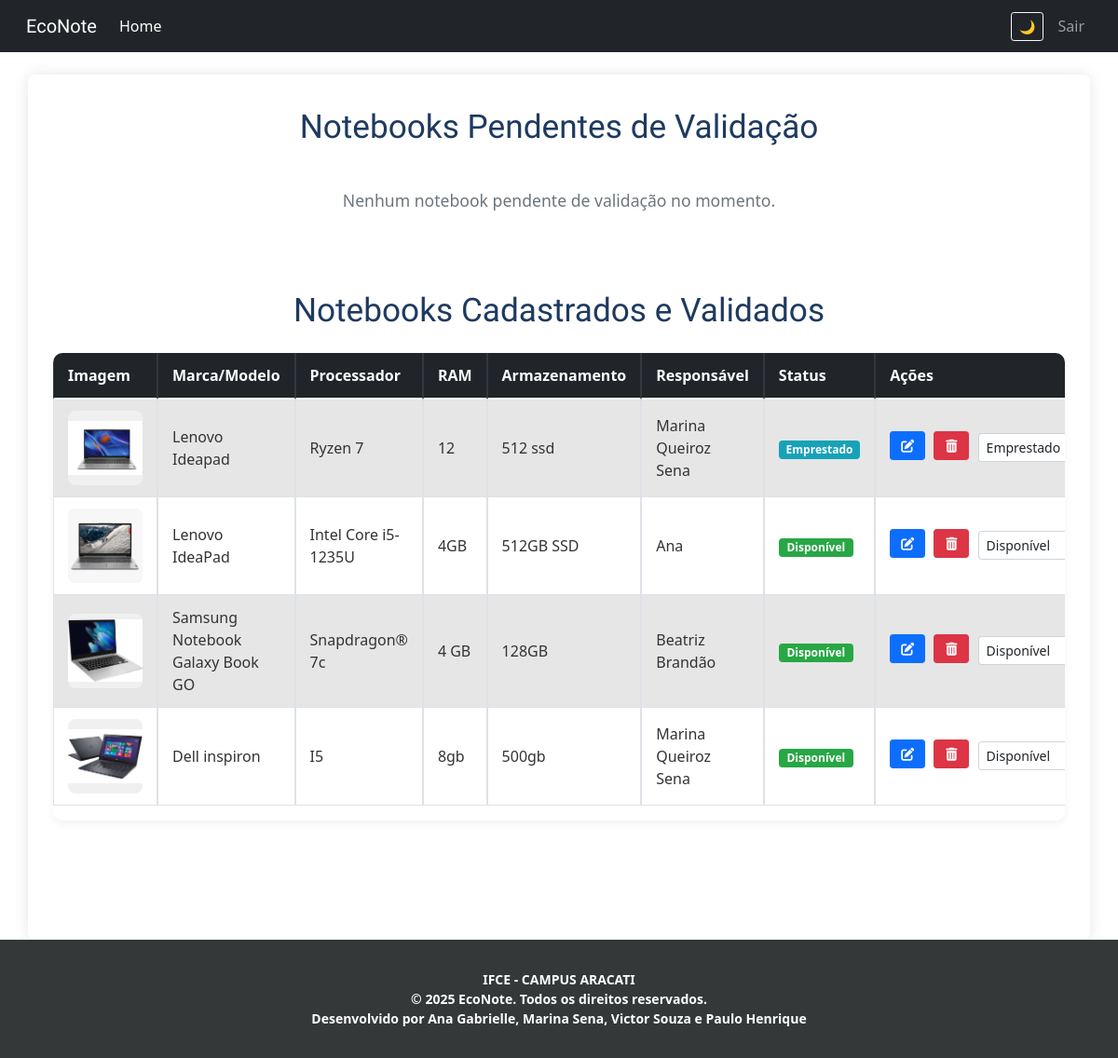
/gerenciar-notebooks/ (signed in), run on an earlier commit of the app's database.
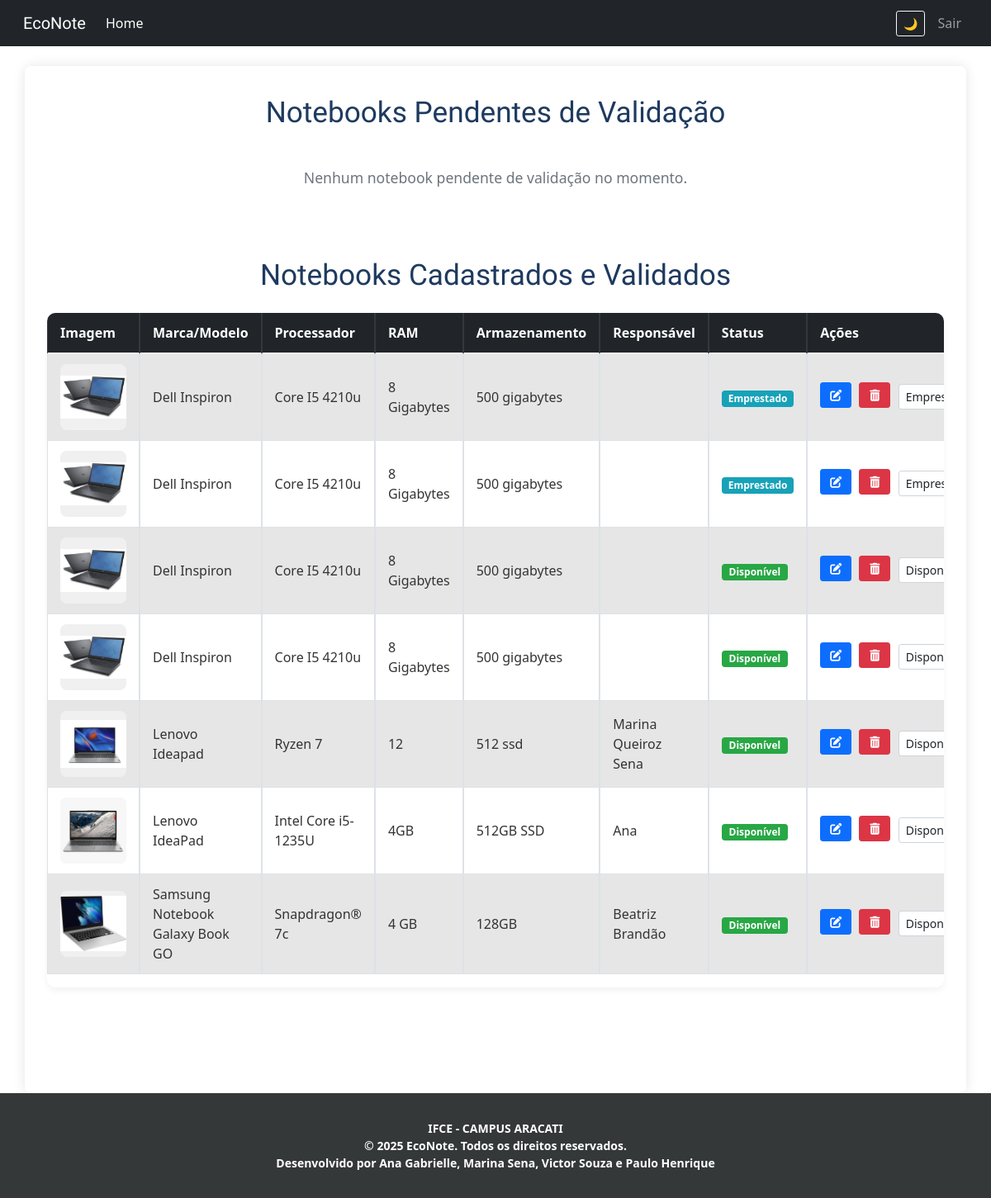
And on a later commit of the database.
### EconoteApp/models.py (models this page shows, shortened)
class Notebook(models.Model):
    STATUS_CHOICES = [
        ('disponivel', 'Disponível'),
        ('emprestado', 'Emprestado'),
        ('manutencao', 'Em manutenção'),
        ('reciclado', 'Reciclado'),
        ('pendente', 'Pendente'),
        ('recebido', 'Recebido'),
    ]
    marca = models.CharField(max_length=100)
    modelo = models.CharField(max_length=100)
    processador = models.CharField(max_length=100, verbose_name="Processador")
    memoria_ram = models.CharField(max_length=50, verbose_name="Memória RAM")
    armazenamento = models.CharField(max_length=50, verbose_name="Armazenamento")
    imagem = models.ImageField(upload_to='notebooks/', null=True, blank=True)
    informacoes_extras = models.TextField(blank=True, null=True, verbose_name="Informações extras")
    usuario = models.ForeignKey(User, on_delete=models.CASCADE, verbose_name="Usuário Doador/Cadastrador")
    data_cadastro = models.DateTimeField(auto_now_add=True, verbose_name="Data de Cadastro")
    data_entrega = models.DateField(verbose_name="Data de entrega para o responsável", null=True, blank=True)
    status = models.CharField(
        max_length=20,
        choices=STATUS_CHOICES,
        default='pendente',
        help_text="Atualize o status conforme o ciclo de uso do notebook."
    )
    validado = models.BooleanField(default=False, help_text="Indica se o notebook foi validado pelo administrador.")
    em_uso = models.BooleanField(default=False, help_text="Indica se o notebook está atualmente em uso.")
    data_reciclagem = models.DateField(
        null=True, blank=True,
        verbose_name="Data da Reciclagem",
        help_text="Data em que o notebook foi marcado como reciclado."
    )
    destino_reciclagem = models.TextField(
        blank=True, null=True,
        verbose_name="Destino/Reaproveitamento da Reciclagem",
        help_text="Detalhes sobre para onde o notebook foi reciclado ou como seus componentes foram reaproveitados."
    )

### EconoteApp/views.py (the view)
# urls.py: path('gerenciar-notebooks/', views.gerenciamento_notebooks_view, name='gerenciamento_notebooks'),
@login_required
@user_passes_test(is_admin)
def gerenciamento_notebooks_view(request):
    all_notebooks = Notebook.objects.all().order_by('-data_cadastro')
    notebooks_pendentes = [nb for nb in all_notebooks if not nb.validado]
    notebooks_validados = [nb for nb in all_notebooks if nb.validado]
    opcoes_status = Notebook.STATUS_CHOICES
    context = {
        'notebooks_pendentes': notebooks_pendentes,
        'notebooks_validados': notebooks_validados,
        'opcoes_status': opcoes_status,
    }
    return render(request, 'projeto/gerenciamento_notebooks.html', context)

### EconoteApp/views.py (called while the page is built)
def is_admin(user):
    return user.is_superuser

### EconoteApp/templates/projeto/gerenciamento_notebooks.html (shortened to what this page needs)
{% extends 'projeto/base.html' %}
{% load static %}
{% block assunto %}
    <link rel="stylesheet" href="https://stackpath.bootstrapcdn.com/bootstrap/4.1.3/css/bootstrap.min.css">
    <link rel="stylesheet" href="https://cdnjs.cloudflare.com/ajax/libs/font-awesome/6.5.0/css/all.min.css">
    <link rel="stylesheet" href="{% static 'css/gerenciamento_notebook.css' %}">
{% endblock %}
{% block conteudo %}
<nav class="navbar navbar-expand-lg navbar-dark bg-dark">
    <div class="container-fluid">
        <a class="navbar-brand navbar-font" href="{% url 'home_ADM' %}">EcoNote</a>
        <div class="collapse navbar-collapse justify-content-between" id="navbarSupportedContent">
            <ul class="navbar-nav">
                <li class="nav-item"><a class="nav-link active" href="{% url 'home_ADM' %}">Home</a></li>
            </ul>
            <ul class="navbar-nav">
                <li class="nav-item d-flex align-items-center">
                    <button id="toggle-mode" title="Alternar tema" aria-label="Alternar modo" class="btn btn-sm btn-outline-light mr-2">🌙</button>
                    <a class="nav-link logout-link" href="{% url 'logout' %}" onclick="return confirmarLogout()">Sair</a>
                </li>
            </ul>
        </div>
    </div>
</nav>
<div class="main-content container mt-4">
    <section class="mb-5 card-section">
        <h2 class="section-title">Notebooks Pendentes de Validação</h2>
        {% if notebooks_pendentes %}
            <div class="row row-cols-1 row-cols-md-2 row-cols-lg-3 g-4">
                {% for notebook in notebooks_pendentes %}
                    <div class="col mb-4">
                        <div class="card notebook-card h-100">
                            {% if notebook.imagem %}
                                <img src="{{ notebook.imagem.url }}" class="card-img-top notebook-img" alt="{{ notebook.marca }} {{ notebook.modelo }}">
                            {% else %}
                                <img src="{% static 'img/notebook_padrao.jpg' %}" class="card-img-top notebook-img" alt="">
                            {% endif %}
                            <div class="card-body">
                                <h5 class="card-title">{{ notebook.marca }} {{ notebook.modelo }}</h5>
                                <p class="card-text"><strong>Responsável:</strong> {{ notebook.usuario.get_full_name }}</p>
                                <p class="card-text"><strong>Data do Cadastro:</strong> {{ notebook.data_cadastro|date:"d/m/Y"|default:"N/A" }}</p>
                                <p class="card-text"><strong>Descrição:</strong> {{ notebook.informacoes_extras|default:"Sem descrição adicional." }}</p>
                            </div>
                            <div class="card-footer d-flex flex-column align-items-stretch">
                                <form method="POST" action="{% url 'aprovar_notebook' notebook.id %}" class="mb-2">
                                    {% csrf_token %}
                                    <button class="btn btn-success w-100"><i class="fas fa-check"></i> Recebido</button>
                                </form>
                                <form method="POST" action="{% url 'recusar_notebook' notebook.id %}" class="mb-2">
                                    {% csrf_token %}
                                    <button class="btn btn-danger w-100"><i class="fas fa-times"></i> Recusar</button>
                                </form>
                            </div>
                        </div>
                    </div>
                {% endfor %}
            </div>
        {% else %}
            <p class="msg-vazio">Nenhum notebook pendente de validação no momento.</p>
        {% endif %}
    </section>
    <section class="mb-5 table-section">
        <h2 class="section-title">Notebooks Cadastrados e Validados</h2>
        {% if notebooks_validados %}
            <div class="table-responsive">
                <table class="table table-striped table-bordered">
                    <thead class="thead-dark">
                        <tr>
                            <th>Imagem</th>
                            <th>Marca/Modelo</th>
                            <th>Processador</th>
                            <th>RAM</th>
                            <th>Armazenamento</th>
                            <th>Responsável</th>
                            <th>Status</th>
                            <th>Ações</th>
                        </tr>
                    </thead>
                    <tbody>
                        {% for notebook in notebooks_validados %}
                            <tr>
                                <td>
                                    {% if notebook.imagem %}
                                        <img src="{{ notebook.imagem.url }}" alt="{{ notebook.marca }}" class="table-notebook-img">
                                    {% else %}
                                        <img src="{% static 'img/notebook_padrao_thumb.jpg' %}" alt="" class="table-notebook-img">
                                    {% endif %}
                                </td>
                                <td>{{ notebook.marca }} {{ notebook.modelo }}</td>
                                <td>{{ notebook.processador }}</td>
                                <td>{{ notebook.memoria_ram }}</td>
                                <td>{{ notebook.armazenamento }}</td>
                                <td>{{ notebook.usuario.get_full_name }}</td>
                                <td>
                                    <span class="badge badge-{% if notebook.status == 'disponivel' %}success{% elif notebook.status == 'emprestado' %}info{% elif notebook.status == 'manutencao' %}warning{% elif notebook.status == 'reciclado' %}danger{% else %}secondary{% endif %}">
                                        {{ notebook.get_status_display }}
                                    </span>
                                </td>
                                <td class="action-buttons">
                                    <button type="button" class="btn btn-primary btn-sm mb-1" data-toggle="modal" data-target="#editarNotebookModal{{ notebook.id }}" title="Editar Notebook">
                                        <i class="fas fa-edit"></i>
                                    </button>
                                    <form method="POST" action="{% url 'excluir_notebook' notebook.id %}" class="d-inline mb-1" onsubmit="return confirm('Tem certeza que deseja excluir este notebook?');">
                                        <button class="btn btn-danger btn-sm" type="submit" title="Excluir Notebook">
                                            <i class="fas fa-trash-alt"></i>
                                        </button>
                                    </form>
                                    <form method="POST" action="{% url 'atualizar_status_notebook' notebook.id %}" class="d-inline">
                                        <select name="status" id="status_{{ notebook.id }}" class="form-control form-control-sm" onchange="this.form.submit()" title="Atualizar Status">
                                            {% for value, label in opcoes_status %}
                                                <option value="{{ value }}" {% if notebook.status == value %}selected{% endif %}>{{ label }}</option>
                                            {% endfor %}
                                        </select>
                                    </form>
                                </td>
                            </tr>
                        {% endfor %}
                    </tbody>
                </table>
            </div>
        {% else %}
            <p class="msg-vazio">Nenhum notebook validado para exibição.</p>
        {% endif %}
    </section>
</div>
<footer>
    <div class="footer-info text-center py-3">
        IFCE - CAMPUS ARACATI <br>
        © 2025 EcoNote. Todos os direitos reservados.<br>
        Desenvolvido por Ana Gabrielle, Marina Sena, Victor Souza e Paulo Henrique
    </div>
</footer>
{% endblock %}

### EconoteApp/templates/projeto/base.html (shortened to what this page needs)
{% load static %}
<!DOCTYPE html>
<html lang="en">
<head>
    {% block assunto %}{% endblock %}
    <link href="https://cdn.jsdelivr.net/npm/bootstrap@5.0.0-beta3/dist/css/bootstrap.min.css" rel="stylesheet"
>
    <link href="https://stackpath.bootstrapcdn.com/font-awesome/4.7.0/css/font-awesome.min.css" rel="stylesheet">
</head>
<body>
    {% block conteudo %}{% endblock %}
</body>
</html>

### EconoteApp/static/projeto/css/gerenciamento_notebook.css (style rules this page uses)
html, body { height: 100%; margin: 0; padding: 0; }
body { background-color: #9C999A; font-family: 'Nunito', sans-serif; display: flex; flex-direction: column; min-height: 100vh; transition: background-color 0.3s, color 0.3s; }
body::before { content: none; }
.navbar { background-color: #353839; color: #ffffff; }
.navbar-font { font-family: 'Yellowtail', cursive; font-size: 30px; color: #ffffff; }
.main-content { flex-grow: 1; padding-bottom: 80px; padding-top: 20px; background-color: rgba(255, 255, 255, 0.95); box-shadow: 0 0 15px rgba(0,0,0,0.1); border-radius: 8px; margin-left: auto; margin-right: auto; max-width: 1200px; color: #333; transition: background-color 0.3s, color 0.3s; }
.page-title, .section-title { font-family: 'Asap', sans-serif; font-size: 2.2rem; color: #1e3a5f; text-align: center; margin-bottom: 25px; padding-top: 15px; transition: color 0.3s; }
.card-section { padding: 0 15px; }
.table-section { padding: 0 15px; }
.table-responsive { background-color: #ffffff; border-radius: 10px; box-shadow: 0 4px 8px rgba(0, 0, 0, 0.05); overflow: hidden; transition: background-color 0.3s; }
.table { margin-bottom: 0; width: 100%; border-collapse: separate; border-spacing: 0; }
.table thead th { background-color: #343a40; color: #ffffff; font-weight: bold; border-bottom: 2px solid #dee2e6; padding: 12px 15px; vertical-align: middle; transition: background-color 0.3s, border-color 0.3s; }
.table tbody td { padding: 12px 15px; vertical-align: middle; border-bottom: 1px solid #dee2e6; color: #333; transition: background-color 0.3s, color 0.3s, border-color 0.3s; }
.table-striped tbody tr:nth-of-type(odd) { background-color: #f2f2f2; transition: background-color 0.3s; }
.table-bordered th, .table-bordered td { border: 1px solid #dee2e6; transition: border-color 0.3s; }
.table-notebook-img { width: 80px; height: 80px; object-fit: contain; background-color: #f0f0f0; border-radius: 8px; display: block; margin: 0 auto; transition: background-color 0.3s; }
.badge { padding: 0.5em 0.8em; border-radius: 50rem; font-weight: bold; display: inline-block; min-width: 80px; text-align: center; }
.badge-success { background-color: #28a745; color: #fff; }
.badge-info { background-color: #17a2b8; color: #fff; }
.action-buttons { white-space: nowrap; text-align: center; }
.action-buttons .btn { margin-right: 5px; margin-bottom: 5px; min-width: 38px; }
.action-buttons .form-control-sm { width: auto; min-width: 120px; display: inline-block; vertical-align: middle; }
.action-buttons form { display: inline-block; margin: 0; }
.msg-vazio { text-align: center; font-size: 1.1rem; color: #6c757d; padding: 20px; }
footer { background-color: #353839; color: #ffffff; padding: 1rem; text-align: center; font-size: 0.9rem; margin-top: auto; width: 100%; }
.footer-info { font-weight: bold; font-size: 14px; }

What changed in the data, as far as the page shows it:
removed Notebook: imagem (picture), marca "Dell", modelo "inspiron", processador "I5", memoria_ram "8gb", armazenamento "500gb", usuario.get_full_name "Marina Queiroz Sena", status "Disponível"
added Notebook: imagem (picture), marca "Dell", modelo "Inspiron", processador "Core I5 4210u", memoria_ram "8 Gigabytes", armazenamento "500 gigabytes", status "Emprestado"
added Notebook: imagem (picture), marca "Dell", modelo "Inspiron", processador "Core I5 4210u", memoria_ram "8 Gigabytes", armazenamento "500 gigabytes", status "Emprestado"
added Notebook: imagem (picture), marca "Dell", modelo "Inspiron", processador "Core I5 4210u", memoria_ram "8 Gigabytes", armazenamento "500 gigabytes", status "Disponível"
added Notebook: imagem (picture), marca "Dell", modelo "Inspiron", processador "Core I5 4210u", memoria_ram "8 Gigabytes", armazenamento "500 gigabytes", status "Disponível"
changed Notebook "Ideapad": status "Emprestado" → "Disponível"
